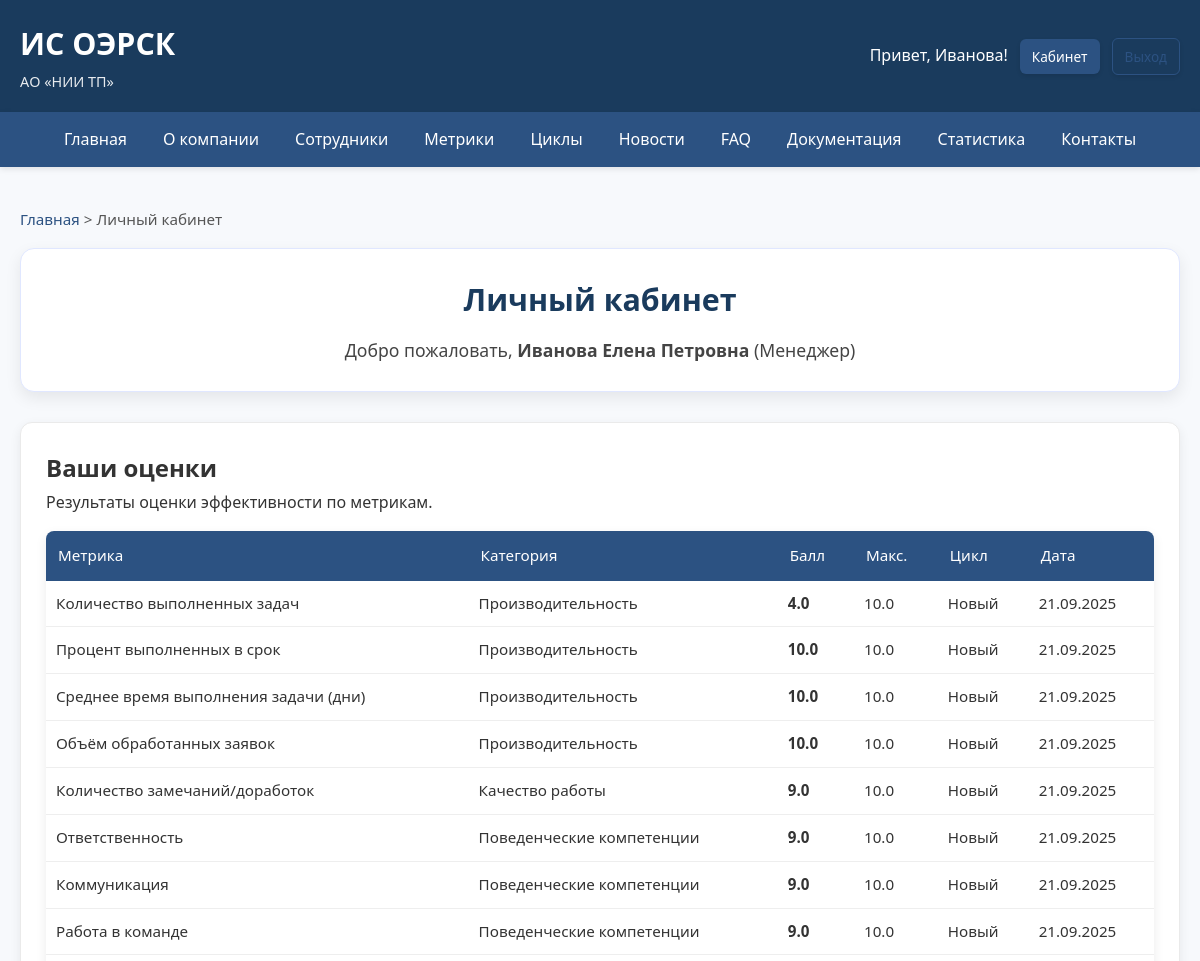
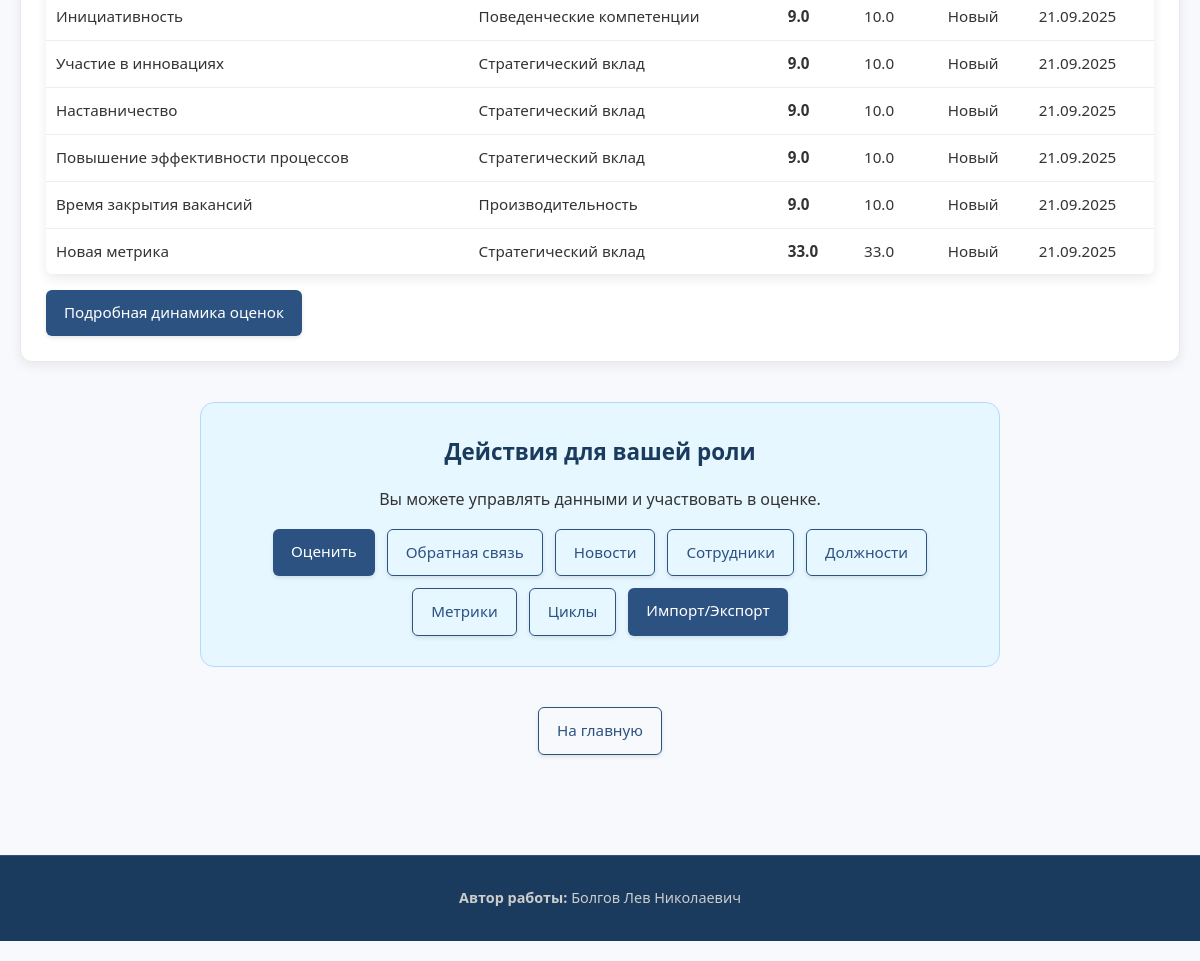
The page /dashboard (signed in) on the database its author committed (2 pictures, top to bottom).
### app/models.py (models this page shows)
class Employee(db.Model, UserMixin):
    __tablename__ = 'employees'
    id = db.Column(db.Integer, primary_key=True)
    full_name = db.Column(db.String(150), nullable=False)
    email = db.Column(db.String(120), unique=True, nullable=False)
    password_hash = db.Column(db.String(255), nullable=False)
    role_id = db.Column(db.Integer, db.ForeignKey('roles.id'), nullable=False)
    department_id = db.Column(db.Integer, db.ForeignKey('departments.id'), nullable=False)
    position_id = db.Column(db.Integer, db.ForeignKey('positions.id'), nullable=False)
    ip_address = db.Column(db.String(45))
    hire_date = db.Column(db.DateTime, default=datetime.utcnow)
    is_active = db.Column(db.Boolean, default=True)
    photo = db.Column(db.String(255), nullable=True)
    role = db.relationship('Role')
    department = db.relationship('Department')
    position = db.relationship('Position')
    metrics_received = db.relationship('EmployeeMetric', foreign_keys='EmployeeMetric.employee_id', backref='employee')
    received_feedback = db.relationship('Feedback', foreign_keys='Feedback.employee_id', backref='employee')
    sender_feedbacks = db.relationship('Feedback', foreign_keys='Feedback.sender_id', backref='sender')
    faqs_created = db.relationship('FAQ', backref='author')
    news_created = db.relationship('News', backref='author')

class Role(db.Model):
    __tablename__ = 'roles'
    id = db.Column(db.Integer, primary_key=True)
    name = db.Column(db.String(50), unique=True, nullable=False)
    description = db.Column(db.Text)

class EmployeeMetric(db.Model):
    __tablename__ = 'employee_metrics'
    id = db.Column(db.Integer, primary_key=True)
    employee_id = db.Column(db.Integer, db.ForeignKey('employees.id'), nullable=False)
    metric_id = db.Column(db.Integer, db.ForeignKey('performance_metrics.id'), nullable=False)
    cycle_id = db.Column(db.Integer, db.ForeignKey('evaluation_cycles.id'), nullable=False)
    score = db.Column(db.Float, nullable=False)
    comment = db.Column(db.Text)
    evaluated_at = db.Column(db.DateTime, default=datetime.utcnow)
    evaluator_id = db.Column(db.Integer, db.ForeignKey('employees.id'), nullable=False)
    metric = db.relationship('PerformanceMetric')
    evaluator = db.relationship('Employee', foreign_keys=[evaluator_id])

class PerformanceMetric(db.Model):
    __tablename__ = 'performance_metrics'
    id = db.Column(db.Integer, primary_key=True)
    name = db.Column(db.String(150), nullable=False)
    description = db.Column(db.Text)
    category_id = db.Column(db.Integer, db.ForeignKey('metric_categories.id'), nullable=False)
    category = db.relationship('MetricCategory')
    max_score = db.Column(db.Float, default=10.0)
    scale_type = db.Column(db.String(20), default='10-point')
    department_id = db.Column(db.Integer, db.ForeignKey('departments.id'))
    is_active = db.Column(db.Boolean, default=True)
    weight = db.Column(db.Float, default=1.0)
    department = db.relationship('Department', backref='custom_metrics')
    exclusions = db.relationship('MetricExclusion', backref='metric', cascade="all, delete-orphan")

class MetricCategory(db.Model):
    __tablename__ = 'metric_categories'
    id = db.Column(db.Integer, primary_key=True)
    name = db.Column(db.String(50), nullable=False)
    description = db.Column(db.Text)
    weight = db.Column(db.Float, default=0.25)

class EvaluationCycle(db.Model):
    __tablename__ = 'evaluation_cycles'
    id = db.Column(db.Integer, primary_key=True)
    name = db.Column(db.String(100), nullable=False)
    start_date = db.Column(db.DateTime, nullable=False)
    end_date = db.Column(db.DateTime, nullable=False)
    is_active = db.Column(db.Boolean, default=True)
    description = db.Column(db.Text)
    evaluations = db.relationship('EmployeeMetric', backref='cycle', cascade="all, delete", lazy='dynamic')
    feedbacks = db.relationship('Feedback', backref='cycle', cascade="all, delete", lazy='dynamic')

### app/views.py (the view)
@views.route('/dashboard')
@login_required
def dashboard():
    user = current_user
    received_evals = EmployeeMetric.query.filter_by(employee_id=user.id)\
        .join(EvaluationCycle).filter(EvaluationCycle.is_active == True).all()
    given_evals = EmployeeMetric.query.filter_by(evaluator_id=user.id)\
        .join(EvaluationCycle).filter(EvaluationCycle.is_active == True).all()
    feedbacks = Feedback.query.filter_by(employee_id=user.id).all()
    breadcrumbs = [("Главная", url_for('views.index')), ("Личный кабинет", url_for('views.dashboard'))]
    return render_with_breadcrumbs('dashboard.html', breadcrumbs,
                                   user=user,
                                   received_evals=received_evals,
                                   given_evals=given_evals,
                                   feedbacks=feedbacks)

### app/views.py (called while the page is built)
def render_with_breadcrumbs(template, breadcrumbs, **context):
    return render_template(template, breadcrumbs=breadcrumbs, **context)

### app/templates/dashboard.html (shortened to what this page needs)
{% extends "base.html" %}
{% block content %}
<div class="dash-header">
    <h1>Личный кабинет</h1>
    <p class="dash-subtitle">Добро пожаловать, <strong>{{ user.full_name }}</strong> ({{ {
        'admin': 'Администратор',
        'manager': 'Менеджер',
        'employee': 'Сотрудник'
    }[user.role.name] }})</p>
</div>
{% if received_evals %}
<div class="dash-section">
    <h2>Ваши оценки</h2>
    <p>Результаты оценки эффективности по метрикам.</p>
    <table class="dash-table">
        <thead>
            <tr>
                <th>Метрика</th>
                <th>Категория</th>
                <th>Балл</th>
                <th>Макс.</th>
                <th>Цикл</th>
                <th>Дата</th>
            </tr>
        </thead>
        <tbody>
            {% for eval in received_evals %}
            <tr>
                <td>{{ eval.metric.name }}</td>
                <td>{{ eval.metric.category.name }}</td>
                <td><strong>{{ "%.1f"|format(eval.score) }}</strong></td>
                <td>{{ eval.metric.max_score }}</td>
                <td>{{ eval.cycle.name }}</td>
                <td>{{ eval.evaluated_at.strftime('%d.%m.%Y') }}</td>
            </tr>
            {% endfor %}
        </tbody>
    </table>
    <div class="mt-3">
        <a href="{{ url_for('views.employee_performance', emp_id=user.id) }}" class="btn btn-sm">
            Подробная динамика оценок
        </a>
    </div>
</div>
{% else %}
<div class="dash-alert dash-alert-info">
    У вас пока нет оценок.
</div>
{% endif %}
{% if user.role.name in ['manager', 'admin'] %}
<div class="dash-cta-wrapper">
    <div class="dash-cta-card">
        <h2>Действия для вашей роли</h2>
        <p>Вы можете управлять данными и участвовать в оценке.</p>
        <div class="dash-action-buttons">
            <a href="{{ url_for('views.evaluate', emp_id=user.id) }}" class="btn">Оценить</a>
            <a href="{{ url_for('views.send_feedback') }}" class="btn btn-outline">Обратная связь</a>
            <a href="{{ url_for('views.admin_news') }}" class="btn btn-outline">Новости</a>
            {% if user.role.name == 'manager' %}
                <a href="{{ url_for('views.admin_employees') }}" class="btn btn-outline">Сотрудники</a>
                <a href="{{ url_for('views.admin_positions') }}" class="btn btn-outline">Должности</a>
                <a href="{{ url_for('views.admin_metrics') }}" class="btn btn-outline">Метрики</a>
                <a href="{{ url_for('views.admin_cycles') }}" class="btn btn-outline">Циклы</a>
                <a href="{{ url_for('views.export_import') }}" class="btn">Импорт/Экспорт</a>
            {% endif %}
        </div>
    </div>
</div>
{% endif %}
<div class="dash-action-links">
    <a href="{{ url_for('views.index') }}" class="btn btn-outline">На главную</a>
</div>
{% endblock %}

### app/templates/base.html (shortened to what this page needs)
<!DOCTYPE html>
<html lang="ru">
<head>
    <link rel="stylesheet" href="{{ url_for('static', filename='styles.css') }}">
    <link href="https://cdnjs.cloudflare.com/ajax/libs/font-awesome/6.0.0/css/all.min.css" rel="stylesheet">
</head>
<body>
    <header class="header" role="banner">
        <div class="logo">
            <h1><a href="{{ url_for('views.index') }}">ИС ОЭРСК</a></h1>
            <p>АО «НИИ ТП»</p>
        </div>
        <div class="auth-bar">
            {% if current_user.is_authenticated %}
                <span>Привет, {{ current_user.full_name.split()[0] }}!</span>
                <a href="{{ url_for('views.dashboard') }}" class="btn btn-small">Кабинет</a>
                <a href="{{ url_for('auth.logout') }}" class="btn btn-small btn-outline">Выход</a>
            {% else %}
                <a href="{{ url_for('auth.login') }}" class="btn btn-small">Вход</a>
            {% endif %}
        </div>
    </header>
    <nav class="main-menu" role="navigation">
        <ul>
            <li><a href="{{ url_for('views.index') }}">Главная</a></li>
            <li><a href="{{ url_for('views.about') }}">О компании</a></li>
            <li><a href="{{ url_for('views.employees') }}">Сотрудники</a></li>
            <li><a href="{{ url_for('views.metrics') }}">Метрики</a></li>
            <li><a href="{{ url_for('views.cycles') }}">Циклы</a></li>
            <li><a href="{{ url_for('views.news_list') }}">Новости</a></li>
            <li><a href="{{ url_for('views.faq') }}">FAQ</a></li>
            <li><a href="{{ url_for('views.documentation') }}">Документация</a></li>
            <li><a href="{{ url_for('views.stats') }}">Статистика</a></li>
            <li><a href="{{ url_for('views.contact') }}">Контакты</a></li>
        </ul>
    </nav>
    <div class="container">
        {% if breadcrumbs %}
        <div class="breadcrumbs" aria-label="Хлебные крошки">
            {% for crumb in breadcrumbs %}
                {% if not loop.last %}
                    <a href="{{ crumb[1] }}">{{ crumb[0] }}</a> >
                {% else %}
                    <span>{{ crumb[0] }}</span>
                {% endif %}
            {% endfor %}
        </div>
        {% endif %}
        <main>
            {% block content %}{% endblock %}
        </main>
    </div>
    <footer class="footer" role="contentinfo">
        <div class="footer-content">
            <div>
                <strong>Автор работы:</strong> Болгов Лев Николаевич
            </div>
        </div>
    </footer>
</body>
</html>

### app/static/styles.css (style rules this page uses)
* { margin: 0; padding: 0; box-sizing: border-box; }
body { font-family: 'Segoe UI', Tahoma, Geneva, Verdana, sans-serif; line-height: 1.7; color: #333; background-color: #f7f9fc; padding-bottom: 20px; }
.container { max-width: 1200px; margin: 0 auto; padding: 20px; }
.header { background: #1a3b5d; color: white; padding: 18px 20px; display: flex; justify-content: space-between; align-items: center; flex-wrap: wrap; box-shadow: 0 2px 8px rgba(0, 0, 0, 0.1); }
.header .logo h1 { margin: 0; font-size: 1.9em; font-weight: 600; }
.header .logo p { margin: 0; font-size: 0.9em; opacity: 0.9; }
.header .logo a { color: white; text-decoration: none; }
.auth-bar { display: flex; gap: 12px; align-items: center; }
.main-menu { background: #2c5282; color: white; box-shadow: 0 2px 6px rgba(0, 0, 0, 0.1); }
.main-menu ul { list-style: none; display: flex; flex-wrap: wrap; justify-content: center; margin: 0; }
.main-menu ul li a { display: block; padding: 14px 18px; color: white; text-decoration: none; transition: background 0.3s ease, transform 0.1s; font-weight: 500; }
.breadcrumbs { margin: 20px 0 15px; font-size: 0.95em; color: #555; }
.breadcrumbs a { color: #2c5282; text-decoration: none; }
.btn { display: inline-block; padding: 10px 18px; background: #2c5282; color: white; border: none; border-radius: 6px; text-decoration: none; font-size: 0.95em; font-weight: 500; cursor: pointer; transition: all 0.3s ease; box-shadow: 0 2px 4px rgba(0, 0, 0, 0.1); }
.btn-outline { background: transparent; border: 1px solid #2c5282; color: #2c5282; }
.btn-small { padding: 6px 12px; font-size: 0.85em; }
table { width: 100%; border-collapse: collapse; margin: 25px 0; background: white; border-radius: 8px; overflow: hidden; box-shadow: 0 4px 12px rgba(0, 0, 0, 0.08); }
table th { background: #2c5282; color: white; padding: 14px; text-align: left; font-weight: 600; }
table td { padding: 12px; border-bottom: 1px solid #eee; }
.footer { background: #1a3b5d; color: #ccc; padding: 30px 20px; text-align: center; font-size: 0.9em; margin-top: 50px; border-top: 1px solid #2c5282; }
.footer-content { max-width: 1200px; margin: 0 auto; display: flex; justify-content: center; flex-wrap: wrap; gap: 15px; }
.dash-header { text-align: center; margin-bottom: 30px; padding: 25px; background: white; border-radius: 14px; box-shadow: 0 6px 16px rgba(0, 0, 0, 0.08); border: 1px solid #e0e7ff; }
.dash-header h1 { color: #1a3b5d; font-size: 1.9em; margin-bottom: 10px; font-weight: 600; }
.dash-subtitle { color: #444; font-size: 1.1em; font-weight: 500; }
.dash-section { background: white; padding: 25px; border-radius: 12px; margin-bottom: 30px; box-shadow: 0 4px 12px rgba(0, 0, 0, 0.07); border: 1px solid #eaeaea; }
.dash-table { width: 100%; border-collapse: collapse; margin: 15px 0; font-size: 0.95em; }
.dash-table th { background: #2c5282; color: white; padding: 12px; text-align: left; font-weight: 500; }
.dash-table td { padding: 10px; border-bottom: 1px solid #eee; }
.dash-cta-wrapper { margin: 40px 0; text-align: center; }
.dash-cta-card { background: #e6f7ff; padding: 30px; border-radius: 14px; border: 1px solid #b3d9ff; max-width: 800px; margin: 0 auto; }
.dash-cta-card h2 { color: #1a3b5d; margin-bottom: 15px; font-size: 1.4em; }
.dash-action-buttons { display: flex; gap: 12px; justify-content: center; flex-wrap: wrap; margin-top: 15px; }
.dash-action-links { text-align: center; margin: 30px 0; }

### rows shown on the page
Employee: full_name "Иванова", full_name "Иванова Елена Петровна"
Role: name "Менеджер"
EmployeeMetric: metric.name "Количество выполненных задач", metric.category.name "Производительность", score "4.0", metric.max_score "10.0", cycle.name "Новый", evaluated_at "21.09.2025"
EmployeeMetric: metric.name "Процент выполненных в срок", metric.category.name "Производительность", score "10.0", metric.max_score "10.0", cycle.name "Новый", evaluated_at "21.09.2025"
EmployeeMetric: metric.name "Среднее время выполнения задачи (дни)", metric.category.name "Производительность", score "10.0", metric.max_score "10.0", cycle.name "Новый", evaluated_at "21.09.2025"
EmployeeMetric: metric.name "Объём обработанных заявок", metric.category.name "Производительность", score "10.0", metric.max_score "10.0", cycle.name "Новый", evaluated_at "21.09.2025"
EmployeeMetric: metric.name "Количество замечаний/доработок", metric.category.name "Качество работы", score "9.0", metric.max_score "10.0", cycle.name "Новый", evaluated_at "21.09.2025"
EmployeeMetric: metric.name "Ответственность", metric.category.name "Поведенческие компетенции", score "9.0", metric.max_score "10.0", cycle.name "Новый", evaluated_at "21.09.2025"
EmployeeMetric: metric.name "Коммуникация", metric.category.name "Поведенческие компетенции", score "9.0", metric.max_score "10.0", cycle.name "Новый", evaluated_at "21.09.2025"
EmployeeMetric: metric.name "Работа в команде", metric.category.name "Поведенческие компетенции", score "9.0", metric.max_score "10.0", cycle.name "Новый", evaluated_at "21.09.2025"
EmployeeMetric: metric.name "Инициативность", metric.category.name "Поведенческие компетенции", score "9.0", metric.max_score "10.0", cycle.name "Новый", evaluated_at "21.09.2025"
EmployeeMetric: metric.name "Участие в инновациях", metric.category.name "Стратегический вклад", score "9.0", metric.max_score "10.0", cycle.name "Новый", evaluated_at "21.09.2025"
EmployeeMetric: metric.name "Наставничество", metric.category.name "Стратегический вклад", score "9.0", metric.max_score "10.0", cycle.name "Новый", evaluated_at "21.09.2025"
EmployeeMetric: metric.name "Повышение эффективности процессов", metric.category.name "Стратегический вклад", score "9.0", metric.max_score "10.0", cycle.name "Новый", evaluated_at "21.09.2025"
EmployeeMetric: metric.name "Время закрытия вакансий", metric.category.name "Производительность", score "9.0", metric.max_score "10.0", cycle.name "Новый", evaluated_at "21.09.2025"
EmployeeMetric: metric.name "Новая метрика", metric.category.name "Стратегический вклад", score "33.0", metric.max_score "33.0", cycle.name "Новый", evaluated_at "21.09.2025"

### other values the page prints
{{ crumb[0] }} "Главная"
{{ crumb[0] }} "Личный кабинет"
